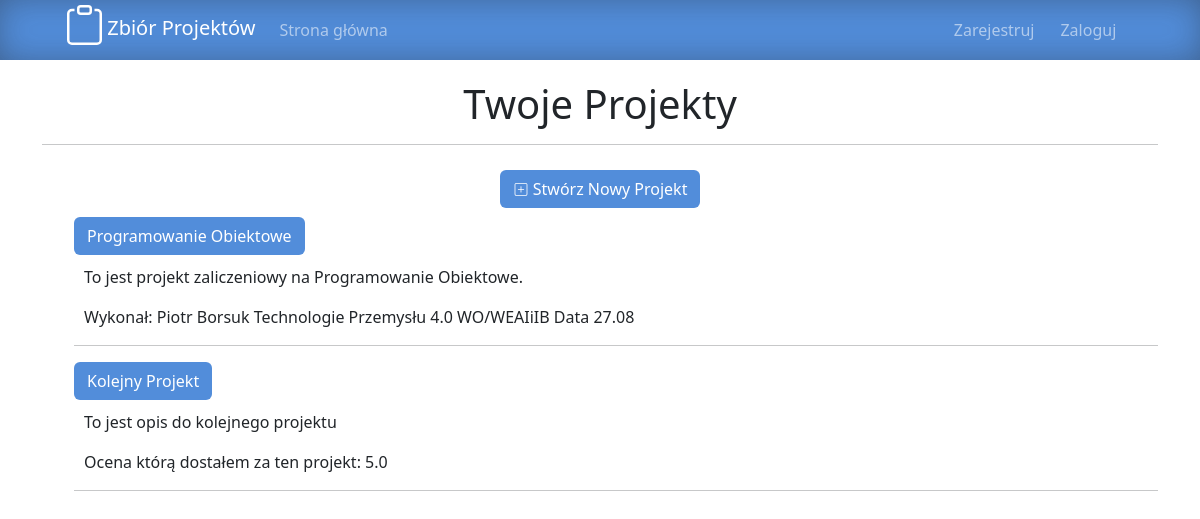
The page / on the database its author committed.
### a2/models.py (models this page shows, shortened)
class Project(models.Model):
    tytul = models.CharField(max_length=200)
    opis = models.TextField()
    adnotacje = models.TextField()

### a2/views.py (the view)
# urls.py: path('', views.index, name='index'),
def index(request):
    projects = Project.objects.all()
    dict = {'projects':projects}
    return render(request, 'index.html', dict)

### a2/templates/index.html (shortened to what this page needs)
{% extends 'base.html' %}
{%block body_block %}
<head>
</head>
<div >
<h1 class="text-center" style="padding-top: 20px;" >
    Twoje Projekty
    <hr>
    <a href="{% url 'newproject' %}" class="btn btn-brow">
        Stwórz Nowy Projekt
    </a>
</h1>
<ul>
    {% for p in projects %}
    <a href="{% url 'detail' pk=p.id %}" class="btn btn-brow">{{p.tytul}}</a>
    <div style="padding-top: 10px; padding-left: 10px;">
        <p >{{p.opis}}</p>
        <p>{{p.adnotacje}}</p>
    </div>
    <hr>
    {% endfor %}
</ul>
</div>
{%endblock%}

### a2/templates/base.html (shortened to what this page needs)
<!DOCTYPE html>
<html lang="pl">
<head>
    <link href="https://cdn.jsdelivr.net/npm/bootstrap@5.3.0-alpha3/dist/css/bootstrap.min.css" rel="stylesheet">
</head>
<body class="bg-custom h-100 shadow-sm">
    <nav>
        <nav style="padding-left: 20px; height: 60px;" class="navbar navbar-expand-lg navbar-dark bg-brow  " >
            <div class="container">
            <a class="navbar-brand" href="{% url 'index' %}" class="color-me">
                  Zbiór Projektów
            </a>
            <div class="collapse navbar-collapse" id="navbarNav">
                <ul class="navbar-nav">
                    <li class="nav-item active">
                        <a class="nav-link" href="{% url 'index' %}">Strona główna</a>
                    </li>
                    {% if request.user.is_authenticated %}
                    <li class="nav-item" style="padding-left: 550px";>
                        <a class="nav-link" href="{% url 'logout' %}">Wyloguj</a>
                    </li>
                    {% else %}
                    <li class="nav-item" style="padding-left: 550px">
                        <a class="nav-link" href="{% url 'register' %}">Zarejestruj</a>
                    </li>
                    {% endif %}
                    {% if request.user.is_authenticated %}
                    <div class="nav-item " style="padding-left: 10px;">
                        <a class="nav-link" href="{% url 'login' %}">{{ request.user.username }} </a>
                    </div>
                    {% else %}
                    <li class="nav-item " style="padding-left: 10px;">
                        <a class="nav-link" href="{% url 'login' %}">Zaloguj</a>
                    </li>
                    {% endif %}
                </ul>
            </div>
        </div>
        </nav>
    </nav>
    <div class="container">
        {% block body_block %}
        {% endblock %}
</body>
</html>

### a2/templates/base.html (style rules this page uses)
.bg-custom { background-color: #ffffff; }
.bg-brow { background-color: #528dda; }
.btn-brow { background-color: #528dda; color: white; }
.navbar { -webkit-box-shadow: inset 0px -0px 37px -6px rgba(35, 35, 35, 0.48); -moz-box-shadow: inset 0px -0px 37px -6px rgba(35, 35, 35, 0.48); box-shadow: inset 0px -0px 37px -6px rgba(35, 35, 35, 0.48); }

### a2/templates/index.html (style rules this page uses)
body, html { height: 100%; }

### rows shown on the page
Project: tytul "Programowanie Obiektowe", opis "To jest projekt zaliczeniowy na Programowanie Obiektowe.", adnotacje "Wykonał: Piotr Borsuk Technologie Przemysłu 4.0 WO/WEAIiIB Data 27.08"
Project: tytul "Kolejny Projekt", opis "To jest opis do kolejnego projektu", adnotacje "Ocena którą dostałem za ten projekt: 5.0"
